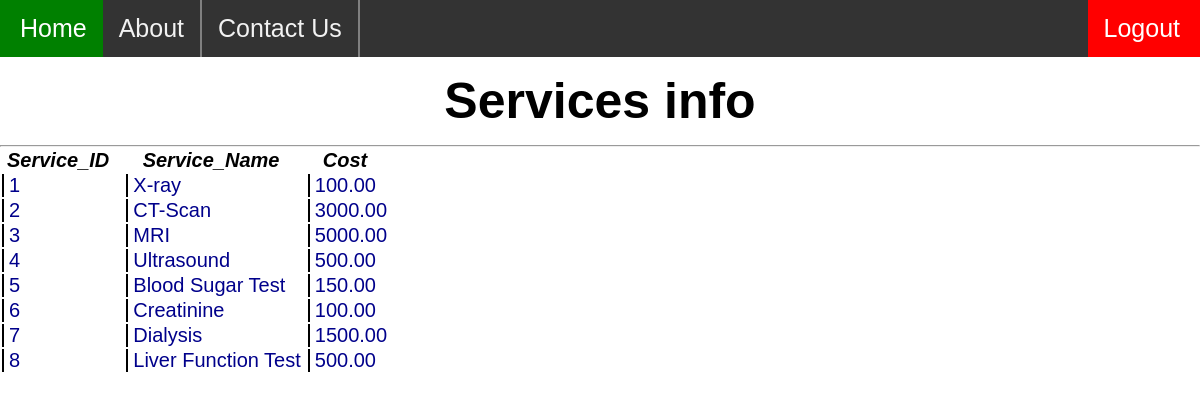
The page /php_scripts/services/view_services.php (signed in) on the database its author committed.
### tables this page shows
CREATE TABLE `Services` (
  `Service_ID` int(11) NOT NULL,
  `Service_Name` varchar(30) DEFAULT NULL,
  `Cost` float(6,2) DEFAULT NULL,
  PRIMARY KEY (`Service_ID`)
);

### php_scripts/services/view_services.php (the view, shortened to what this page needs)
<!DOCTYPE html>
<html>
<head>
	<link rel="stylesheet" href="../styles/view_emp.css">
</head>
<body>
        <?php include "../include/header.php" ?>
        <?php $conn = mysqli_connect("localhost","root","password","Hospital");
        $command = "SELECT * FROM Services";
        $ans = $conn->query($command);
            if(mysqli_num_rows($ans) > 0)
            {
                echo "<h2 id='main_heading'>Services info</h2>";
                echo "<table>";
                echo "<tr>";
                echo "<th><em class='header_row'> Service_ID </em></th>";
                echo "<th><em class='header_row'>Service_Name</em></th>";
                echo "<th><em class='header_row'>Cost</em></th>";
                echo "</tr>";
                echo "<hr>";
            while($table_row = mysqli_fetch_array($ans))
            {
                echo "<tr>";
                echo "<td class='other_row'>" .$table_row['Service_ID']. "</td>";
                echo "<td class='other_row'>" .$table_row['Service_Name']. "</td>";
                echo "<td class='other_row'>" .$table_row['Cost']. "</td>";
                echo "</tr>";
            }
                echo "</table>";
        }
         else
         {
            echo "<h2>Sorry no services available</h2>";
         }?>
</body>
</html>

### php_scripts/styles/view_emp.css (style rules this page uses)
* { margin: 0; padding: 0; font-family: sans-serif; }
#main_heading { color: black; margin: 15px 0; font-size: 50px; text-align: center; }
.header_row { color: black; font-size: larger; text-decoration: none; margin-right: 10px; padding: 0 5px; font-size: 20px; }
.other_row { color: darkblue; border-left: 2px solid black; margin-right: 10px; padding: 0 5px; font-size: 20px; }

### rows shown on the page
services: Service_ID "1", Service_Name "X-ray", Cost "100.00"
services: Service_ID "2", Service_Name "CT-Scan", Cost "3000.00"
services: Service_ID "3", Service_Name "MRI", Cost "5000.00"
services: Service_ID "4", Service_Name "Ultrasound", Cost "500.00"
services: Service_ID "5", Service_Name "Blood Sugar Test", Cost "150.00"
services: Service_ID "6", Service_Name "Creatinine", Cost "100.00"
services: Service_ID "7", Service_Name "Dialysis", Cost "1500.00"
services: Service_ID "8", Service_Name "Liver Function Test", Cost "500.00"
